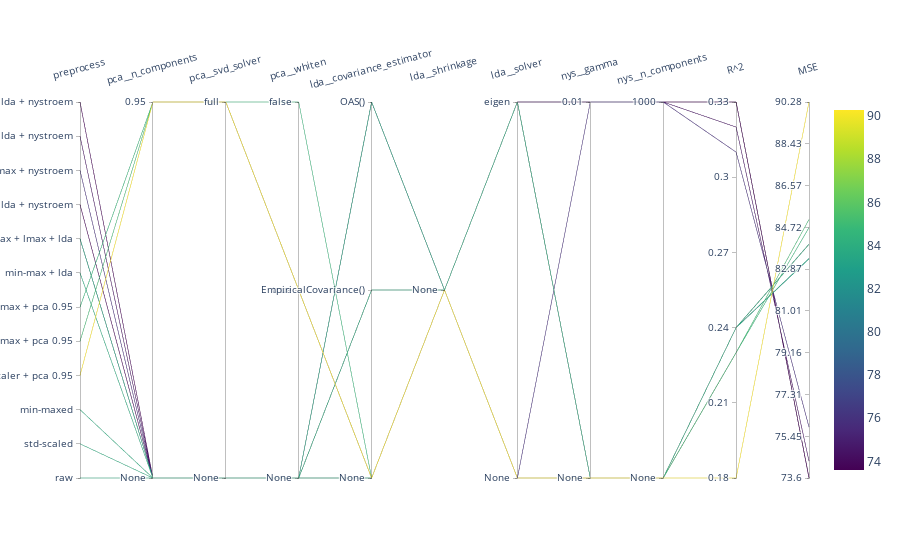

The notebook cell saved with this chart:
### Code cell
save_display_results(
    name_estimator,
    best_preprocessor,
    best_estimator,
    best_predictions,
)

### Figure 1 — Plotly figure (JSON) as saved in the notebook; plotly's stock layout.template omitted (floating-point values rounded to 4 significant figures)
{"data": [{"dimensions": [{"label": "preprocess", "ticktext": ["raw", "std-scaled", "min-maxed", "std-scaler + pca 0.95", "min-max + pca 0.95", "min-max + lmax + pca 0.95", "min-max + lda", "min-max + lmax + lda", "min-max + lmax + lda + nystroem", "min-max + nystroem", "std-scaler + lda + nystroem", "min-max + lda + nystroem"], "tickvals": [0, 1, 2, 3, 4, 5, 6, 7, 8, 9, 10, 11], "values": [0, 1, 2, 3, 4, 5, 6, 7, 8, 9, 10, 11, 7]}, {"label": "pca__n_components", "ticktext": ["None", 0.95], "tickvals": [0, 1], "values": [0, 0, 0, 1, 1, 1, 0, 0, 0, 0, 0, 0, 0]}, {"label": "pca__svd_solver", "ticktext": ["None", "full"], "tickvals": [0, 1], "values": [0, 0, 0, 1, 1, 1, 0, 0, 0, 0, 0, 0, 0]}, {"label": "pca__whiten", "ticktext": ["None", true, false], "tickvals": [0, 1, 2], "values": [0, 0, 0, 1, 1, 2, 0, 0, 0, 0, 0, 0, 0]}, {"label": "lda__covariance_estimator", "ticktext": ["None", "EmpiricalCovariance()", "OAS()"], "tickvals": [0, 1, 2], "values": [0, 0, 0, 0, 0, 0, 1, 1, 2, 0, 2, 2, 2]}, {"label": "lda__shrinkage", "ticktext": ["None"], "tickvals": [0], "values": [0, 0, 0, 0, 0, 0, 0, 0, 0, 0, 0, 0, 0]}, {"label": "lda__solver", "ticktext": ["None", "eigen"], "tickvals": [0, 1], "values": [0, 0, 0, 0, 0, 0, 1, 1, 1, 0, 1, 1, 1]}, {"label": "nys__gamma", "ticktext": ["None", 0.01], "tickvals": [0, 1], "values": [0, 0, 0, 0, 0, 0, 0, 0, 1, 1, 1, 1, 0]}, {"label": "nys__n_components", "ticktext": ["None", 1000], "tickvals": [0, 1], "values": [0, 0, 0, 0, 0, 0, 0, 0, 1, 1, 1, 1, 0]}, {"label": "R^2", "tickvals": [0.18, 0.21, 0.24, 0.27, 0.3, 0.33], "values": [0.24, 0.24, 0.24, 0.18, 0.23, 0.23, 0.24, 0.24, 0.33, 0.31, 0.32, 0.33, 0.24]}, {"label": "MSE", "tickvals": [73.6, 75.45, 77.31, 79.16, 81.01, 82.87, 84.72, 86.57, 88.43, 90.28], "values": [83.97, 83.97, 83.97, 90.28, 85.07, 84.71, 83.97, 83.32, 73.62, 75.86, 74.35, 73.6, 83.34]}], "labelangle": -15, "line": {"color": [83.97, 83.97, 83.97, 90.28, 85.07, 84.71, 83.97, 83.32, 73.62, 75.86, 74.35, 73.6, 83.34], "colorscale": [[0, "#440154"], [0.1111, "#482878"], [0.2222, "#3e4989"], [0.3333, "#31688e"], [0.4444, "#26828e"], [0.5556, "#1f9e89"], [0.6667, "#35b779"], [0.7778, "#6ece58"], [0.8889, "#b5de2b"], [1, "#fde725"]], "showscale": true}, "type": "parcoords"}], "layout": {}}
